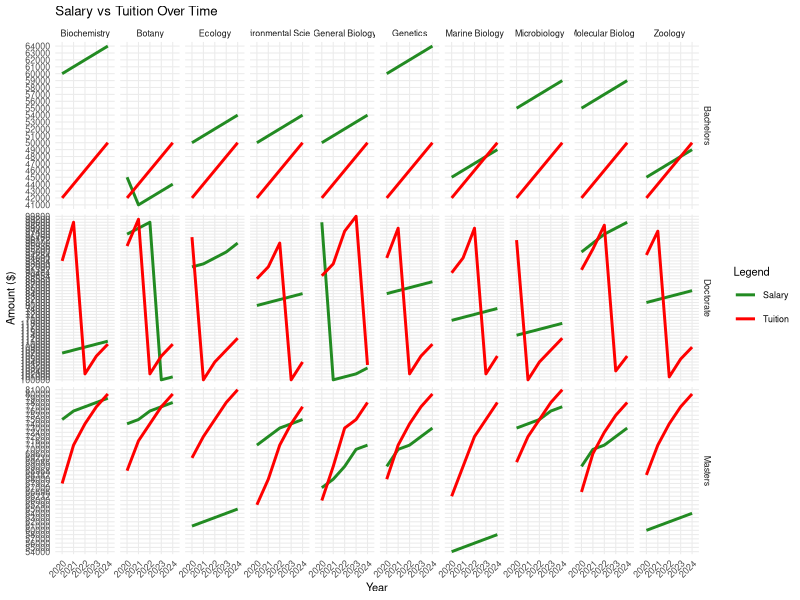
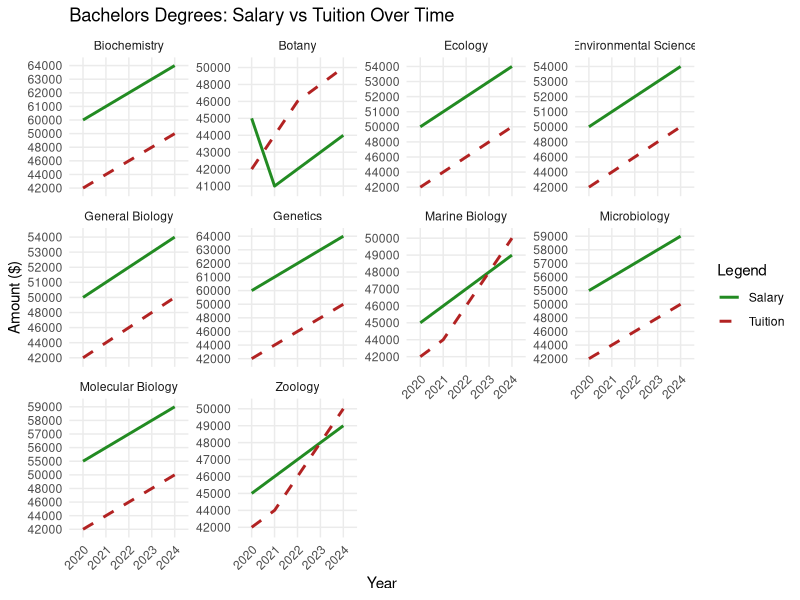

Write R code to recreate these figures, in order. (Note: this script raises an error after producing the figures.)

library(readxl)
library(tidyverse)
library(scales)
library(kableExtra)
library(knitr)

raw_data <- read_excel("Degree vs Income Data.xlsx")

# Identify where each section begins
masters_start <- which(raw_data$`Bachelors Degree` == "Masters Degree")
doctorate_start <- which(raw_data$`Bachelors Degree` == "Doctorate Degree")

# Split data into 3 sections
bachelors_data <- raw_data[1:(masters_start - 1), ] %>%
  mutate(DegreeLevel = "Bachelors")

masters_data <- raw_data[(masters_start + 1):(doctorate_start - 1), ] %>%
  mutate(DegreeLevel = "Masters")

doctorate_data <- raw_data[(doctorate_start + 1):nrow(raw_data), ] %>%
  mutate(DegreeLevel = "Doctorate")


# Combine all into one clean dataframe
clean_data <- bind_rows(bachelors_data, masters_data, doctorate_data) %>%
  rename(Discipline = `Bachelors Degree`)


# Optional: reorder columns
clean_data <- clean_data %>%
  relocate(DegreeLevel, .before = Discipline)


# View result
head(clean_data)




#now convert to long format for plotting
# Make salary long
salary_long <- clean_data %>%
  pivot_longer(
    cols = starts_with("Average Salary"),
    names_to = "Year",
    values_to = "Salary"
  ) %>%
  mutate(Year = str_extract(Year, "\\d+"))



# Make tuition long
tuition_long <- clean_data %>%
  pivot_longer(
    cols = starts_with("Average Tuition"),
    names_to = "Year",
    values_to = "Tuition"
  ) %>%
  mutate(Year = str_extract(Year, "\\d+"))




tidy_data <- left_join(salary_long, tuition_long,
                       by = c("DegreeLevel", "Discipline", "Year"))



ggplot(tidy_data, aes(x = Year, group = interaction(DegreeLevel, Discipline))) +
  geom_line(aes(y = Salary, color = "Salary"), size = 1) +
  geom_line(aes(y = Tuition, color = "Tuition"), size = 1) +
  facet_grid(DegreeLevel ~ Discipline, scales = "free_y") +
  scale_color_manual(values = c("Salary" = "forestgreen", "Tuition" = "red")) +
  labs(title = "Salary vs Tuition Over Time",
       x = "Year", y = "Amount ($)", color = "Legend") +
  theme_minimal(base_size = 8) +
  theme(axis.text.x = element_text(angle = 45, hjust = 1))


#split the degree levels
# Split data into three degree levels
bachelors_data <- tidy_data %>% filter(DegreeLevel == "Bachelors")
masters_data   <- tidy_data %>% filter(DegreeLevel == "Masters")
doctorate_data <- tidy_data %>% filter(DegreeLevel == "Doctorate")


# bachelors plot
ggplot(bachelors_data, aes(x = Year, group = Discipline)) +
  geom_line(aes(y = Salary, color = "Salary"), size = 1) +
  geom_line(aes(y = Tuition, color = "Tuition"), size = 1, linetype = "dashed") +
  facet_wrap(~Discipline, scales = "free_y") +
  scale_color_manual(values = c("Salary" = "forestgreen", "Tuition" = "firebrick")) +
  labs(title = "Bachelors Degrees: Salary vs Tuition Over Time",
       x = "Year", y = "Amount ($)", color = "Legend") +
  theme_minimal() +
  theme(axis.text.x = element_text(angle = 45, hjust = 1))

# Filter to 2024 data only
bachelors_2024 <- bachelors_data %>%
  filter(Year == "2024") %>%
  mutate(
    ROI = Salary / Tuition
  )

# Filter for 2024 data
bachelors_2024 <- bachelors_data %>%
  filter(Year == "2024") %>%
  mutate(
    ROI = Salary / Tuition
  ) %>%
  arrange(desc(ROI)) %>%
  mutate(Rank = row_number())  # Add a ranking column
# View full ranked table
print(bachelors_2024 %>% select(Rank, Discipline, Salary, Tuition, ROI))

ggplot(bachelors_2024, aes(x = reorder(Discipline, ROI), y = ROI)) +
  geom_col(fill = "steelblue") +
  coord_flip() +
  labs(title = "ROI Ranking for Bachelor's Degrees (2024)",
       x = "Discipline",
       y = "Salary-to-Tuition Ratio (ROI)") +
  theme_minimal()

bachelors_real_world <- bachelors_data %>%
  filter(Year == "2024") %>%
  mutate(
    NetIncome = Salary * 0.75,
    AnnualLoanPayment = NetIncome * 0.10,
    RealWorldPaybackYears = Tuition / AnnualLoanPayment
  ) %>%
  arrange(RealWorldPaybackYears) %>%
  mutate(Rank = row_number()) %>%
  select(Rank, Discipline, Salary, Tuition, RealWorldPaybackYears)

ggplot(bachelors_real_world, aes(x = reorder(Discipline, RealWorldPaybackYears), y = RealWorldPaybackYears)) +
  geom_col(fill = "skyblue4") +
  coord_flip() +
  labs(title = "Estimated Real-World Payback Time (Bachelor's, 2024)",
       x = "Discipline",
       y = "Years to Pay Off Tuition\n(@ 10% of Net Income)") +
  theme_minimal()

knitr::kable(bachelors_real_world, digits = 1,
             caption = "Estimated Payback Time (Real World) – Bachelor's Degrees (2024)")







# Masters plot


ggplot(masters_data, aes(x = Year, group = Discipline)) +
  geom_line(aes(y = Salary, color = "Salary"), size = 1) +
  geom_line(aes(y = Tuition, color = "Tuition"), size = 1) +
  facet_wrap(~Discipline, scales = "free_y") +
  scale_color_manual(values = c("Salary" = "forestgreen", "Tuition" = "red")) +
  labs(title = "Masters Degrees: Salary vs Tuition Over Time",
       x = "Year", y = "Amount ($)", color = "Legend") +
  theme_minimal() +
  theme(axis.text.x = element_text(angle = 45, hjust = 1))

# Filter Master's data for 2024 and calculate ROI
masters_2024 <- masters_data %>%
  filter(Year == "2024") %>%
  mutate(
    ROI = Salary / Tuition
  ) %>%
  arrange(desc(ROI)) %>%
  mutate(Rank = row_number()) %>%
  select(Rank, Discipline, Salary, Tuition, ROI)

masters_real_world <- masters_data %>%
  filter(Year == "2024") %>%
  mutate(
    NetIncome = Salary * 0.75,
    AnnualLoanPayment = NetIncome * 0.10,
    RealWorldPaybackYears = Tuition / AnnualLoanPayment
  ) %>%
  arrange(RealWorldPaybackYears) %>%
  mutate(Rank = row_number()) %>%
  select(Rank, Discipline, Salary, Tuition, RealWorldPaybackYears)

ggplot(masters_2024, aes(x = reorder(Discipline, ROI), y = ROI)) +
  geom_col(fill = "darkgreen") +
  coord_flip() +
  labs(title = "ROI Ranking – Master's Degrees (2024)",
       x = "Discipline",
       y = "Salary-to-Tuition Ratio (ROI)") +
  theme_minimal()

ggplot(masters_real_world, aes(x = reorder(Discipline, RealWorldPaybackYears), y = RealWorldPaybackYears)) +
  geom_col(fill = "darkred") +
  coord_flip() +
  labs(title = "Estimated Real-World Payback Time (Master's, 2024)",
       x = "Discipline",
       y = "Years to Pay Off Tuition\n(@ 10% of Net Income)") +
  theme_minimal()

knitr::kable(masters_real_world, digits = 1,
             caption = "Estimated Payback Time (Real World) – Master's Degrees (2024)")












# Doctorate Plot
ggplot(doctorate_data, aes(x = Year, group = Discipline)) +
  geom_line(aes(y = Salary, color = "Salary"), size = 1) +
  geom_line(aes(y = Tuition, color = "Tuition"), size = 1) +
  facet_wrap(~Discipline, scales = "free_y") +
  scale_color_manual(values = c("Salary" = "forestgreen", "Tuition" = "red")) +
  labs(title = "Doctorate Degrees: Salary vs Tuition Over Time",
       x = "Year", y = "Amount ($)", color = "Legend") +
  theme_minimal() +
  theme(axis.text.x = element_text(angle = 45, hjust = 1))

# ROI and Real-World Payback for Doctorate Degrees
doctorate_2024 <- doctorate_data %>%
  filter(Year == "2024") %>%
  mutate(
    ROI = Salary / Tuition,
    NetIncome = Salary * 0.75,
    AnnualLoanPayment = NetIncome * 0.10,
    RealWorldPaybackYears = Tuition / AnnualLoanPayment
  )


ggplot(doctorate_2024, aes(x = reorder(Discipline, ROI), y = ROI)) +
  geom_col(fill = "darkgreen") +
  coord_flip() +
  labs(title = "ROI Ranking – Doctorate Degrees (2024)",
       x = "Discipline",
       y = "Salary-to-Tuition Ratio (ROI)") +
  theme_minimal()

# Create ranked summary table
doctorate_real_world <- doctorate_2024 %>%
  arrange(RealWorldPaybackYears) %>%
  mutate(Rank = row_number()) %>%
  select(Rank, Discipline, Salary, Tuition, RealWorldPaybackYears)


knitr::kable(doctorate_real_world, digits = 1,
             caption = "Estimated Payback Time (Real World) – Doctorate Degrees (2024)")



# Top and bottom 3 of any discipline across all degrees

# Combine all degree levels and calculate real-world payback
combined_2024 <- bind_rows(bachelors_data, masters_data, doctorate_data) %>%
  filter(Year == "2024") %>%
  mutate(
    NetIncome = Salary * 0.75,
    AnnualLoanPayment = NetIncome * 0.10,
    RealWorldPaybackYears = Tuition / AnnualLoanPayment
  )

# Add a flag to mark top or bottom 3
top_and_bottom3 <- combined_2024 %>%
  arrange(RealWorldPaybackYears) %>%
  slice(c(1:3, (n() - 2):n())) %>%
  mutate(Position = case_when(
    row_number() <= 3 ~ "top",
    TRUE ~ "bottom"
  )) %>%
  select(Position, DegreeLevel, Discipline, Salary, Tuition, RealWorldPaybackYears)

# Build styled table
top_and_bottom3 %>%
  mutate(Discipline = ifelse(
    Position == "top",
    cell_spec(Discipline, underline = TRUE, color = "darkgreen"),
    cell_spec(Discipline, underline = TRUE, color = "darkred")
  )) %>%
  select(-Position) %>%
  kable(format = "html", escape = FALSE, digits = 1,
        caption = "Top & Bottom 3 Disciplines by Real-World Payback Time – All Degree Levels (2024)") %>%
  kable_styling(full_width = FALSE, bootstrap_options = c("striped", "hover", "condensed"))


kable((raw_data), caption = "Degree vs Income Data")
